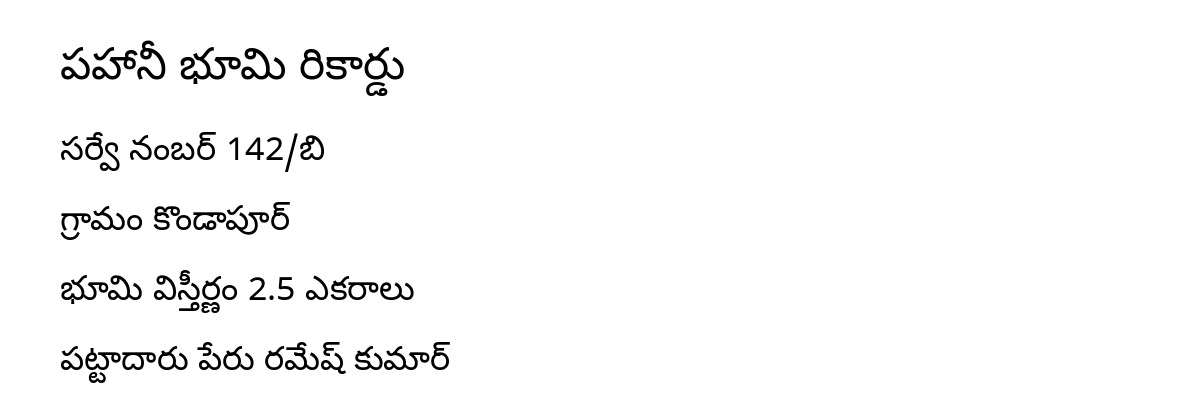
#> input picture ai_pipeline/tests/fixtures/telugu_printed_sample.png, 1200 x 420 px
$ python -i image_preprocessor.py   (imports and definitions only)
#> lines starting #> are read from the running program, lines starting #| are printed output that depends on the picture; after the words box and inside, x2 and y2 are one past the last pixel; in counts of white or black regions, pixels touching at a corner belong together
#> further down, picture is the input picture: shape (420, 1200, 3); min 0, max 255, mean 248.2
"""OpenCV preprocessing with separate printed and handwriting strategies.

Enhancement is *not* recognition: these functions only improve legibility and
never claim to read handwriting. A handwriting-friendly output is fed to the
same OCR/handwriting stage as any other image.
"""

from __future__ import annotations

from enum import Enum
from pathlib import Path

import numpy as np


class PreprocessError(RuntimeError):
    pass


class PreprocessStrategy(str, Enum):
    PRINTED = "printed"
    HANDWRITING = "handwriting"


def _cv2():
    try:
        import cv2  # type: ignore
    except ImportError as exc:  # pragma: no cover - depends on environment
        raise PreprocessError("OpenCV is not installed; image preprocessing is unavailable.") from exc
    return cv2


def load_image(path: Path) -> np.ndarray:
    cv2 = _cv2()
    image = cv2.imread(str(path), cv2.IMREAD_COLOR)
    if image is None:
        raise PreprocessError(f"Could not decode image: {path}")
    return image


def _to_gray(image: np.ndarray) -> np.ndarray:
    cv2 = _cv2()
    if image.ndim == 2:
        return image
    return cv2.cvtColor(image, cv2.COLOR_BGR2GRAY)


def enhance_for_printed(image: np.ndarray, denoise: bool = True) -> np.ndarray:
    """Grayscale + CLAHE + optional light denoise. Useful for typed Telugu text."""
    cv2 = _cv2()
    gray = _to_gray(image)
    if denoise:
        gray = cv2.fastNlMeansDenoising(gray, h=10)
    clahe = cv2.createCLAHE(clipLimit=2.0, tileGridSize=(8, 8))
    return clahe.apply(gray)


def enhance_for_handwriting(image: np.ndarray) -> np.ndarray:
    """Bilateral filter + background subtraction + Otsu threshold.

    Tuned to preserve stroke shapes for a handwriting recogniser; it does not
    attempt to interpret the strokes.
    """
    cv2 = _cv2()
    gray = _to_gray(image)
    filtered = cv2.bilateralFilter(gray, d=9, sigmaColor=75, sigmaSpace=75)
    background = cv2.medianBlur(filtered, 31)
    subtracted = cv2.subtract(background, filtered)
    _, binary = cv2.threshold(subtracted, 0, 255, cv2.THRESH_BINARY + cv2.THRESH_OTSU)
    return cv2.bitwise_not(binary)


def estimate_skew_angle(gray: np.ndarray) -> float:
    """Estimate page skew in degrees from the dominant near-horizontal lines."""
    cv2 = _cv2()
    edges = cv2.Canny(gray, 50, 150, apertureSize=3)
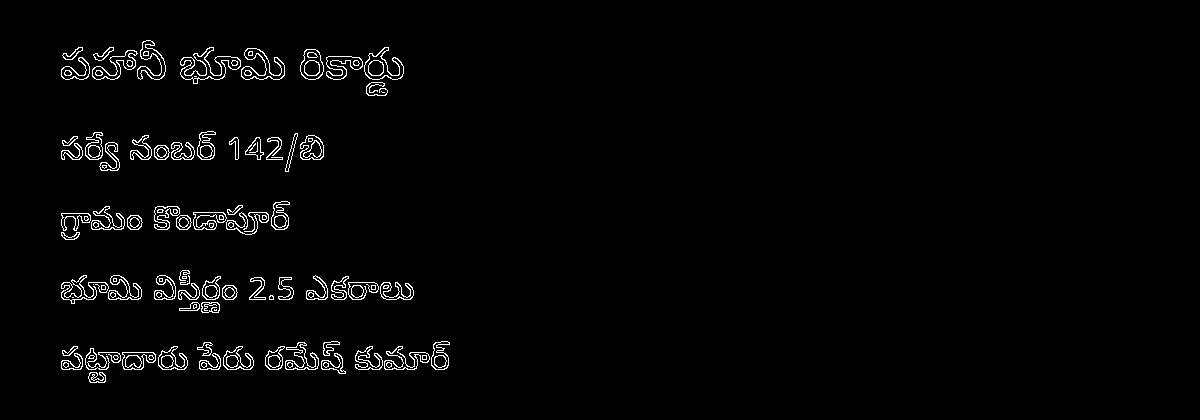
#> edges: shape (420, 1200); 2% white in thin lines or dots, all inside (x1, y1, x2, y2) = (61, 40, 450, 383)
    lines = cv2.HoughLinesP(
        edges, 1, np.pi / 180, threshold=100, minLineLength=max(80, gray.shape[1] // 4), maxLineGap=10
    )
#> lines = None
    if lines is None:
        return 0.0

    angles: list[float] = []
    for x1, y1, x2, y2 in lines[:, 0]:
        if x2 == x1:
            continue
        angle = np.degrees(np.arctan2(float(y2 - y1), float(x2 - x1)))
        if -15 <= angle <= 15:
            angles.append(angle)
    return float(np.median(angles)) if angles else 0.0


def deskew(gray: np.ndarray, max_angle: float = 10.0) -> tuple[np.ndarray, float]:
    """Rotate the page to remove skew. Returns the image and the applied angle."""
    cv2 = _cv2()
    angle = estimate_skew_angle(gray)
#> angle = 0
    if abs(angle) < 0.3 or abs(angle) > max_angle:
        return gray, 0.0
    height, width = gray.shape[:2]
    matrix = cv2.getRotationMatrix2D((width / 2, height / 2), angle, 1.0)
    rotated = cv2.warpAffine(
        gray,
        matrix,
        (width, height),
        flags=cv2.INTER_CUBIC,
        borderMode=cv2.BORDER_REPLICATE,
    )
    return rotated, angle


def preprocess(
    image: np.ndarray, strategy: PreprocessStrategy = PreprocessStrategy.PRINTED, denoise: bool = True
) -> tuple[np.ndarray, float]:
    """Apply a strategy and deskew. Returns (image, skew_angle_degrees)."""
    if strategy is PreprocessStrategy.HANDWRITING:
        enhanced = enhance_for_handwriting(image)
    else:
        enhanced = enhance_for_printed(image, denoise=denoise)
    return deskew(enhanced)


def save_image(path: Path, image: np.ndarray) -> None:
    cv2 = _cv2()
    path.parent.mkdir(parents=True, exist_ok=True)
    if not cv2.imwrite(str(path), image):
        raise PreprocessError(f"Could not write image: {path}")

>>> import cv2
>>> picture = cv2.imread('../tests/fixtures/telugu_printed_sample.png')
>>> result = preprocess(picture)
